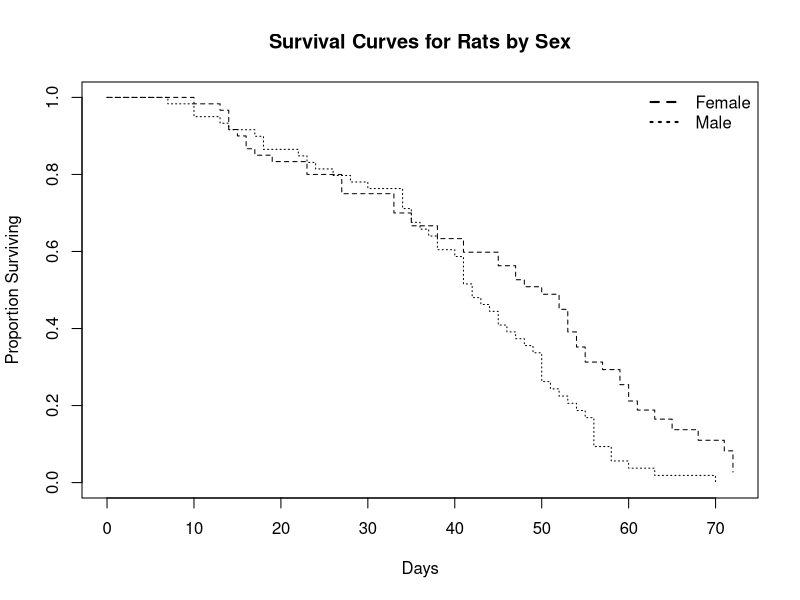
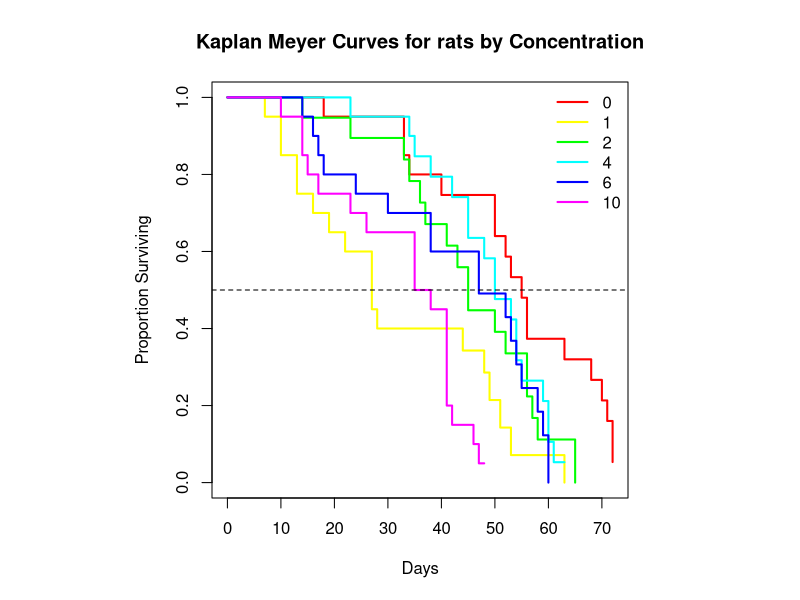

R code for these plots, in order:
########################################
# Basics of Survival Analysis
########################################


library(survival)

rats = read.csv("rats.csv")
rats = transform(rats, poisonconc = as.factor(poisonconc))
# Make KM plots for rat survival by sex and by dosage

# Rat survival by sex

ratsex = survfit(Surv(lifetimes, died) ~ sex, data = rats)
plot(ratsex, xlab = "Days", ylab = "Proportion Surviving", main = "Survival Curves for Rats by Sex", lwd = 1, lty = 2:3)
legend("topright", bty = 'n', legend = c("Female", "Male") ,lty = 2:3, lwd = 2)

# Hypothesis test for differences in survival based on sex. Since there are only two groups for sex, rejection of the null hypothesis unambiguously indiates that one sex survives better than the other.

survdiff(Surv(lifetimes, died) ~ sex, data = rats)

# Now we repeat the procedure for poison concentration
par(pty = 's')
ratconc = survfit(Surv(lifetimes, died) ~ poisonconc, data = rats)
plot(ratconc, xlab = "Days", ylab = "Proportion Surviving", main = "Kaplan Meyer Curves for rats by Concentration", lwd = 2, col = rainbow(6), mark.time = F)
abline(h = .5, lty = 2)
legend("topright", bty = 'n', legend = unique(rats$poisonconc) ,col = rainbow(6), lwd = 2)

# Since There are more than two groups, this test will not let us know which groups survive better than others. All we will be able to conclude is that it is not the case that they are all the same.



survdiff(Surv(lifetimes, died) ~ poisonconc, data = rats)


# cox PH regression

cphrats = coxph(Surv(lifetimes, died) ~ poisonconc + sex, data = rats)
summary(cphrats)



